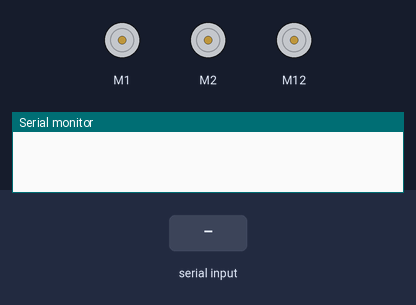
Bench run of a sketch on a simulated Arduino Uno, built with avr-gcc and run on an emulated ATmega328P. Shown: 3 × DC motor (green arrow = forward, orange = backward, longer = faster), the last lines printed to the serial monitor. The test bench sets the inputs (shaded band).

Above: at 1.2 s.
1.3 s: "+\n" received over the second serial link
2.8 s: "1\n" received over the second serial link
At 4.0 s:
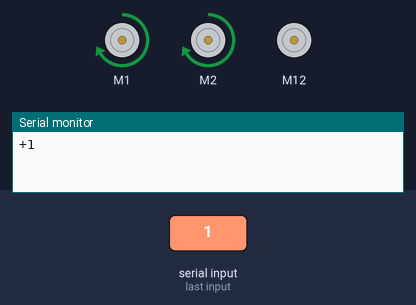
4.3 s: "2\n" received over the second serial link
At 5.2 s:
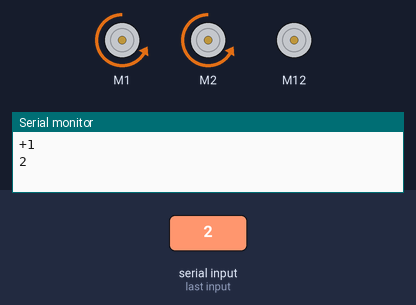
5.8 s: "3\n" received over the second serial link
At 6.3 s:
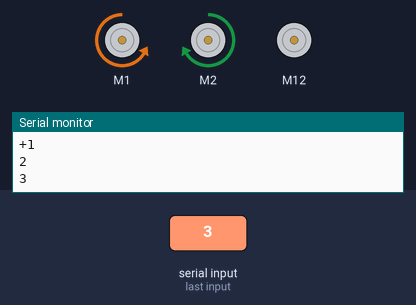
7.3 s: "4\n" received over the second serial link
At 8.5 s:
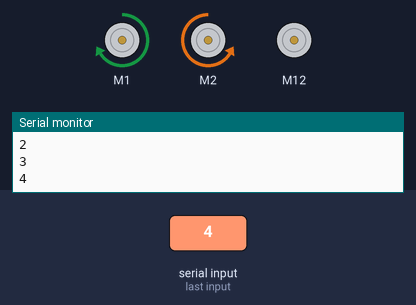
8.8 s: "7\n" received over the second serial link
At 9.8 s:
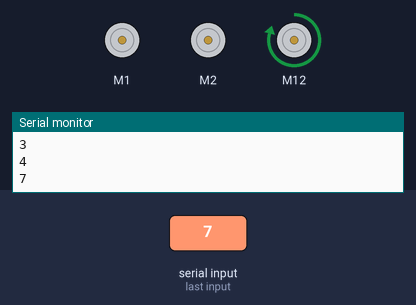
Timing chart, 0 to 11.3 s (numbered marks = the images above; inputs shaded):
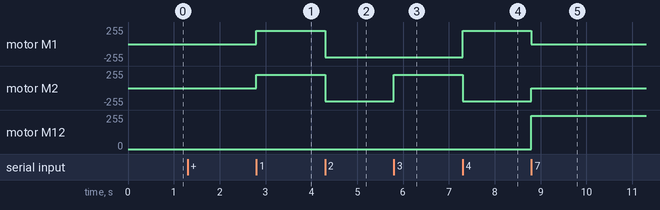

Measured:
- after the input at 2.8 s, motor M1, motor M2: stopped → forward 200/255 at once
- after the input at 4.3 s, motor M1, motor M2: forward 200/255 → backward 200/255 at once
- after the input at 5.8 s, motor M2: backward 200/255 → forward 200/255 at once
- after the input at 7.3 s, motor M1: backward 200/255 → forward 200/255 at once; motor M2: forward 200/255 → backward 200/255 at once
- after the input at 8.8 s, motor M1: forward 200/255 → stopped at once; motor M2: backward 200/255 → stopped at once; motor M12: stopped → forward 250/255 at once

The sketch:

BlueRobot.ino
```cpp
#include <Makeblock.h>
#include <Arduino.h>
#include <SoftwareSerial.h>
#include <Wire.h>

/*
Blue module can only be connected to port 3, 4, 5, 6 of base shield.
*/
MeBluetooth bluetooth(PORT_4);
MeDCMotor MotorL(M1);
MeDCMotor MotorR(M2);
int moveSpeed = 200;


MeEncoderMotor motor1(0x09, SLOT1);   //  Motor at slot1
MeDCMotor motorHand(PORT_2);


void setup()
{
  Serial.begin(9600);
  bluetooth.begin(9600);
  motor1.begin();

}

void loop()
{
  char inDat;
  char outDat;
  if (bluetooth.available())
  {
    inDat = bluetooth.read();
      Serial.print(inDat);

    if (inDat == '+') {
              MotorL.stop();
        MotorR.stop();

      while (inDat != '\n')
        inDat = bluetooth.read();
      inDat = bluetooth.read();
    }


    if (inDat >= '0' && inDat <= '9')
    {
      if (inDat == '1')
        Forward(20);
      else if (inDat == '2')
        Backward(20);
      else if (inDat == '3')
        TurnLeft(20);
      else if (inDat == '4')
        TurnRight(20);
      else
      {
        MotorL.stop();
        MotorR.stop();
      }

      if (inDat == '7')
      {
        motorHand.run(250);
      }
      else if (inDat == '8')
      {
        motorHand.run(-250);
      }
      else
        motorHand.stop();


      delay(20);

    }
    else
    {
      //Serial.print(inDat);
    }
  }

}


void Forward(int delayMs)
{
  MotorL.run(moveSpeed);
  MotorR.run(moveSpeed);
}
void Backward(int delayMs)
{
  MotorL.run(-moveSpeed);
  MotorR.run(-moveSpeed);
}

void TurnLeft(int delayMs)
{
  MotorL.run(-moveSpeed);
  MotorR.run(moveSpeed);
}
void TurnRight(int delayMs)
{
  MotorL.run(moveSpeed);
  MotorR.run(-moveSpeed);
}
```
